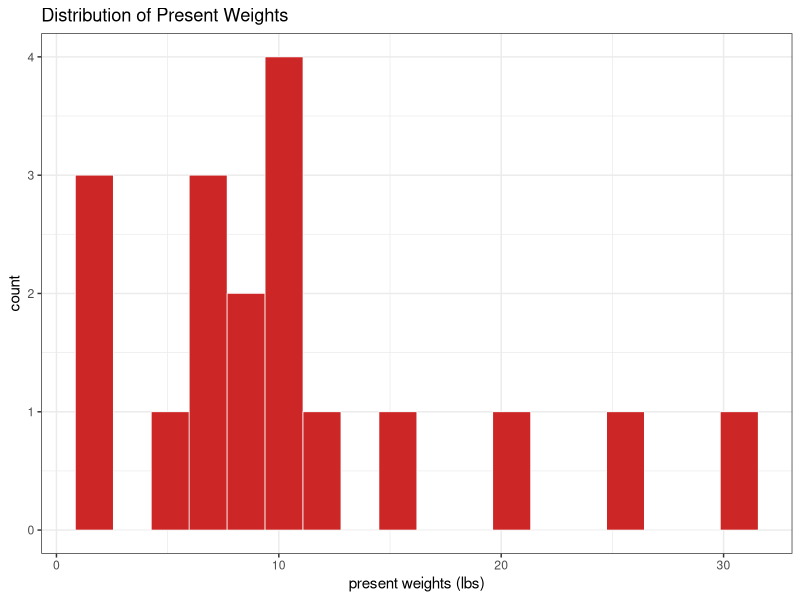
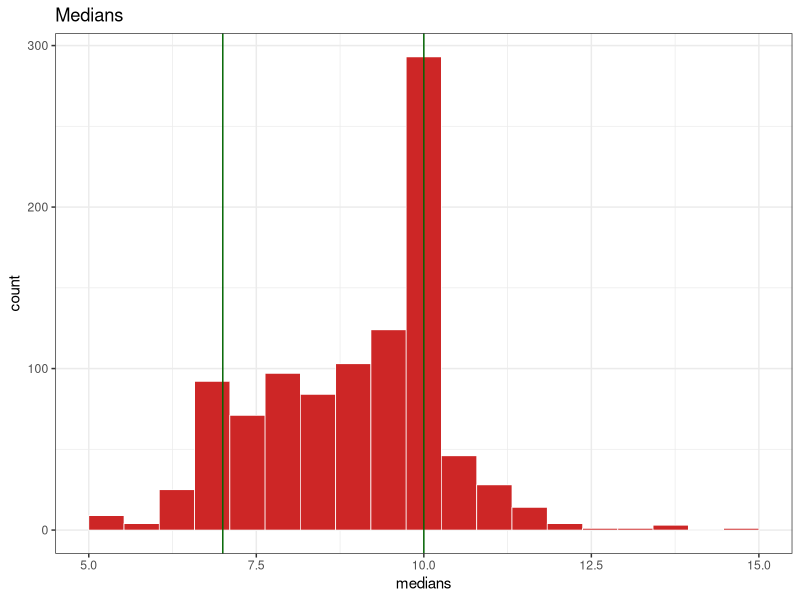

Generate these figures, in order, with R: (Note: this script raises an error after producing the figures.)
## ---- chunk 1
row        <- data.frame(t(c(5, 20, 17)))
names(row) <- c("kings", "warriors", "lakers")
row
## ---- chunk 2
unis <- c("stanford", "berkeley")
eths <- c("african american", "asian", "chicano/latino", "native american/alaska native", "pacific islander", "white", "other/decline to state", "mixed")
cal  <- c(843, 9990, 3192, 186, 65, 7243, 1137, 2525)
sta  <- c(6,     21,   16,   1,  1,   36,    1,   10) * (7032/100)

uni_data <- data.frame(cbind(cal, sta))
rownames(uni_data) <- eths
names(uni_data) <- unis
uni_data
## ---- chunk 3
sweater <- round(runif(6, 50, 65), 1)
shirt   <- round(runif(6, 68, 80), 1)
outfit_df <- data.frame(cbind(c(sweater, shirt), rep(c("sweater", "shirt"), each=6)))
names(outfit_df) <- c("farenheit", "outfit")
outfit_df
## ---- chunk 4
sweater <- round(runif(6, 50, 65), 1)
shirt   <- round(runif(6, 68, 80), 1)
outfit_df <- data.frame(cbind(c(sweater, shirt), rep(c("sweater", "shirt"), each=6)))
names(outfit_df) <- c("farenheit", "outfit")
outfit_df
## ---- chunk 5
play_df <- data.frame(c(307507262, 35403776, 172425446, 166859476, 127965740, 46487943, 17032831, 15322923, 106902309, 114293608))
names(play_df) <- "spotify_plays"
play_df
## ---- chunk 6
present_weights <- c(15, 30, 2, 25, 11, 10,
                     10, 20, 5,  7,  9,  8,
                     12, 10, 7,  6,  2,  1)

destinations    <- c("north america", "south america", "africa", "asia", "europe", "australia", "europe")
shipping        <- c("priority", "economy")
present_df      <- data.frame(cbind(present_weights, destinations, shipping))

present_df$present_weights <- as.numeric(present_df$present_weights)
present_df
## ---- chunk 7
library(ggplot2)
ggplot(present_df, aes(x=present_weights)) +
  geom_histogram(bins=18, col="white", size=0.25, fill="firebrick3") +
  xlab("present weights (lbs)") +
  ggtitle("Distribution of Present Weights") +
  theme_bw()
## ---- chunk 8
medians <- sapply(1:1000, function(x) median(sample(present_weights, length(present_weights), replace=TRUE)))
medians <- data.frame(medians)
## ---- chunk 9
library(dplyr)
median_quantiles <- medians %>% summarize(fifth_perc=quantile(medians, 0.05),
                      ninetyfifth_perc=quantile(medians, 0.95))

## ---- chunk 10
ggplot(medians, aes(x=medians)) +
  geom_histogram(bins=20, col="white", size=0.25, fill="firebrick3") +
  ggtitle("Medians") +
  geom_vline(xintercept=7, col="darkgreen") +
  geom_vline(xintercept=10, col="darkgreen") +
  theme_bw()
## ---- chunk 11
median_quantiles
## ---- chunk 12
sample_means <- present_df %>% 
  group_by(shipping) %>% 
  summarize(n=length(present_weights),
            mean=mean(present_weights))
sample_means
## ---- chunk 13
head(present_df %>% select(present_weights, shipping))
## ---- chunk 14
new_labels <- lapply(1:999, function(x) sample(present_df$shipping, nrow(present_df), replace=TRUE))
new_lab_df <- cbind(present_df, new_labels)
names(new_lab_df) <- c("present_weights", "shipping", paste0("shipping_i", 1:1000))
head(new_lab_df[,c(1:5)])
## ---- chunk 15
all_the_means <- c()

each_col <- 3
for (each_col in 3:1002) {
  tmp_df <- data.frame(cbind(new_lab_df %>% pull(present_weights), new_lab_df[,each_col]))
  names(tmp_df) <- c("present_weights", "shipping")
  tmp_df$shipping <- ifelse(tmp_df$shipping==1, "priority", "economy")
  tmp_means <- tmp_df %>% group_by(shipping) %>% summarize(mean=mean(present_weights))
  all_the_means <- rbind(all_the_means, tmp_means$mean)
}

all_the_means <- data.frame(all_the_means)
names(all_the_means) <- c("priority", "economy")

all_the_means <- all_the_means %>% mutate(mean_difference=priority-economy)

head(all_the_means)
## ---- chunk 16
original_diff <- 6.888889 - 7.222222

ggplot(all_the_means, aes(x=mean_difference)) +
  geom_histogram(bins=40, col="white", size=0.25, fill="firebrick3") +
  geom_vline(xintercept=original_diff, col="darkgreen") + 
  xlab("difference in sample means") +
  ggtitle("Histogram of Sample Mean Differences") +
  theme_bw()
## ---- chunk 17
c(prob_below_value=length(which(all_the_means %>% pull(mean_difference) < original_diff)) / nrow(all_the_means), prob_above_value=length(which(all_the_means %>% pull(mean_difference) > original_diff)) / nrow(all_the_means))
